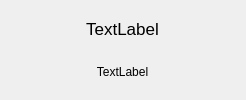
<?xml version="1.0" encoding="UTF-8"?>
<ui version="4.0">
 <class>SystemInquiryStyleTwoContent</class>
 <widget class="QWidget" name="SystemInquiryStyleTwoContent">
  <property name="geometry">
   <rect>
    <x>0</x>
    <y>0</y>
    <width>246</width>
    <height>100</height>
   </rect>
  </property>
  <property name="windowTitle">
   <string>Form</string>
  </property>
  <layout class="QHBoxLayout" name="horizontalLayout">
   <property name="spacing">
    <number>0</number>
   </property>
   <property name="leftMargin">
    <number>0</number>
   </property>
   <property name="topMargin">
    <number>15</number>
   </property>
   <property name="rightMargin">
    <number>0</number>
   </property>
   <property name="bottomMargin">
    <number>15</number>
   </property>
   <item>
    <spacer name="horizontalSpacer">
     <property name="orientation">
      <enum>Qt::Horizontal</enum>
     </property>
     <property name="sizeHint" stdset="0">
      <size>
       <width>92</width>
       <height>20</height>
      </size>
     </property>
    </spacer>
   </item>
   <item>
    <layout class="QVBoxLayout" name="verticalLayout">
     <property name="spacing">
      <number>0</number>
     </property>
     <item>
      <widget class="QLabel" name="info1">
       <property name="styleSheet">
        <string notr="true">font-size:17px;</string>
       </property>
       <property name="text">
        <string>TextLabel</string>
       </property>
       <property name="alignment">
        <set>Qt::AlignCenter</set>
       </property>
       <property name="wordWrap">
        <bool>true</bool>
       </property>
      </widget>
     </item>
     <item>
      <spacer name="verticalSpacer">
       <property name="orientation">
        <enum>Qt::Vertical</enum>
       </property>
       <property name="sizeType">
        <enum>QSizePolicy::Fixed</enum>
       </property>
       <property name="sizeHint" stdset="0">
        <size>
         <width>20</width>
         <height>15</height>
        </size>
       </property>
      </spacer>
     </item>
     <item>
      <widget class="QLabel" name="info2">
       <property name="styleSheet">
        <string notr="true">font-size:12px;</string>
       </property>
       <property name="text">
        <string>TextLabel</string>
       </property>
       <property name="alignment">
        <set>Qt::AlignCenter</set>
       </property>
       <property name="wordWrap">
        <bool>true</bool>
       </property>
      </widget>
     </item>
    </layout>
   </item>
   <item>
    <spacer name="horizontalSpacer_2">
     <property name="orientation">
      <enum>Qt::Horizontal</enum>
     </property>
     <property name="sizeHint" stdset="0">
      <size>
       <width>92</width>
       <height>20</height>
      </size>
     </property>
    </spacer>
   </item>
  </layout>
 </widget>
 <resources/>
 <connections/>
</ui>
